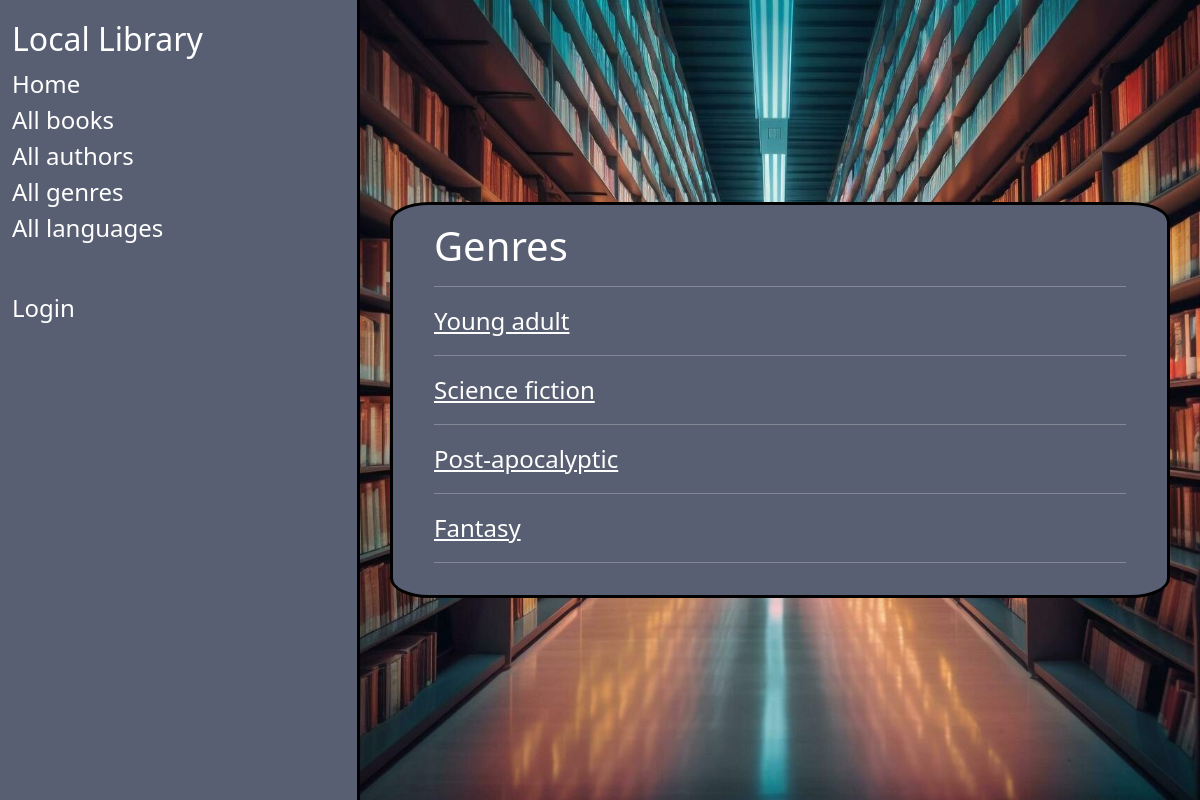
The page /catalog/genres/ on the database its author committed.
### catalog/models.py (models this page shows, shortened)
class Genre(models.Model):
    name = models.CharField(
        max_length=200,
        unique=True,
        help_text="Enter a book genre (e.g. Science Fiction, French Poetry etc.)"
    )
    def get_absolute_url(self):
        return reverse('genre-detail', args=[str(self.id)])
    class Meta:
        constraints = [
            UniqueConstraint(
                Lower('name'),
                name='genre_name_case_insensitive_unique',
                violation_error_message = "Genre already exists (case insensitive match)"
            ),
        ]

### catalog/views.py (the view)
# urls.py: path('genres/', views.GenreListView, name='genres'),
def GenreListView(request):
    genres = Genre.objects.all()
    p = Paginator(genres, 10)
    page_number = request.GET.get('page')
    try:
        page_obj = p.get_page(page_number)  # returns the desired page object
    except PageNotAnInteger:
        page_obj = p.page(1)
    except EmptyPage:
        page_obj = p.page(p.num_pages)
    context = {'page_obj': page_obj}
    return render(request, 'catalog/genre_list.html', context)

### catalog/templates/catalog/genre_list.html (shortened to what this page needs)
{% extends "base_generic.html" %}
{% block content %}
<h1>Genres</h1>
    {% for genre in page_obj.object_list %}
      <hr/>
      <a href="{{ genre.get_absolute_url }}">{{ genre.name }}</a>
     {% endfor %}
     <hr/>
{% endblock %}

### catalog/static/css/styles.css (style rules this page uses)
a, li { font-size: x-large; }
.main a { color: black; }
.inherit a, .inherit hr, .inherit text, .inherit p, .inherit li, .inherit h1, .inherit h2, .inherit h3, .inherit h4 { color: white; }

### rows shown on the page
Genre: name "Young adult"
Genre: name "Science fiction"
Genre: name "Post-apocalyptic"
Genre: name "Fantasy"
